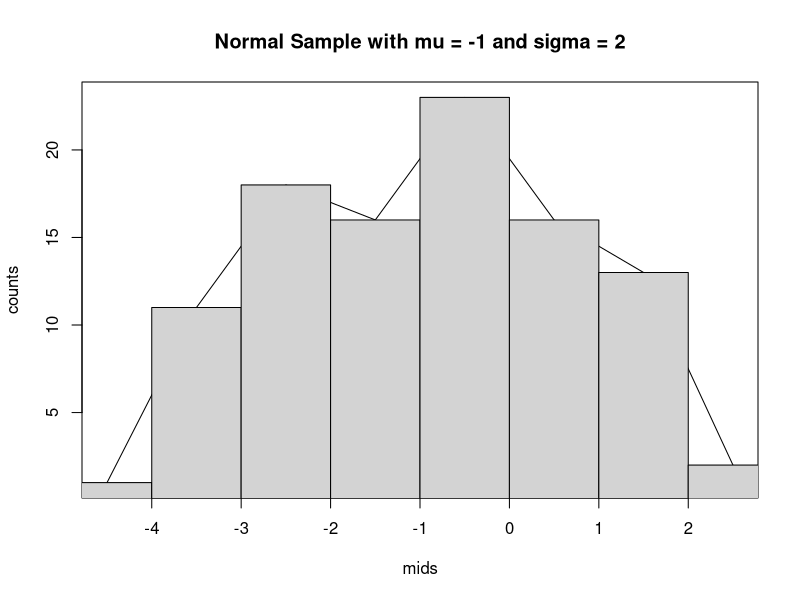

Reproduce this figure in R.
# Omar AlSughayer, 1337255
# Math 390, HWS2, HW7

#lec_2
# a) take a sample of the normal distribution of size 100 with mu = -1 and sigma = 2
x = rnorm(100, -1, 2)
# compute the mean and the standard devition
mean(x)
sd(x)

# b) make the density scale histogram for x
h = hist(x, plot = F)
plot(h$mids, h$counts, type = "l",
     main = "Normal Sample with mu = -1 and sigma = 2", xlab = "mids", ylab = "counts")
hist(x, add = T)

# 2.15 a
a = c(2006.1, 2065.2, 2118.9, 1686.6, 1966.9, 1792.5)
ssd = sd(a) 
sv = ssd*ssd

# lec8_1
# ab) compute p(x) for all possible values of of x in binomial(4, 1/4)
M = matrix(nrow = 1, ncol = 5)
e = 0
for(y in c(1:5)){
  M[,y] = dbinom(y-1, 4, 0.25)  
  e = e + M[,y]*(y-1)
}
# values for P(x)
M
# expected value
e 

# c) sample mean
mean(rbinom(100, 4, 0.25))

